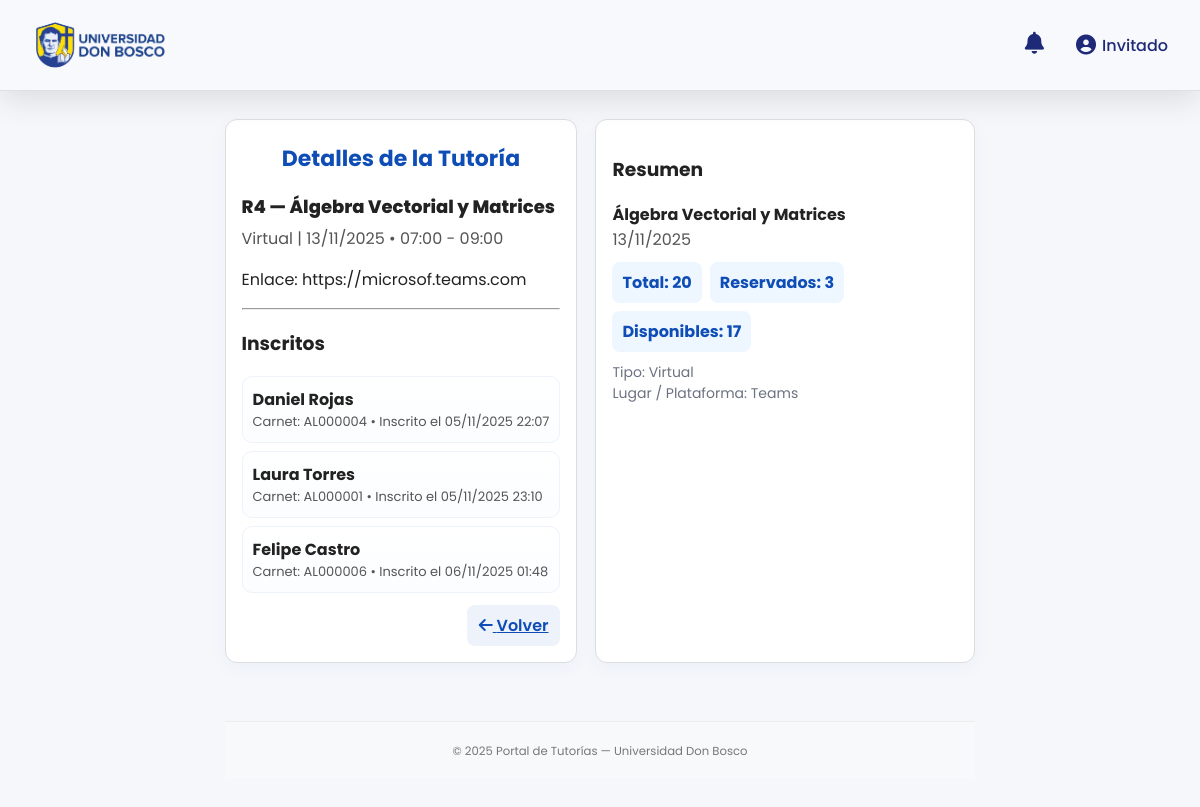
Screenshot of /Frontend/HTML/Docente/ver_tutoria.php?id=4 with the database file from the repository.
### tables this page shows
CREATE TABLE IF NOT EXISTS `tutorias` (
  `id` int NOT NULL AUTO_INCREMENT,
  `id_docente` int NOT NULL,
  `id_materia` int NOT NULL,
  `titulo` varchar(150) NOT NULL,
  `descripcion` text,
  `lugar` varchar(150) DEFAULT NULL,
  `tipo` enum('virtual','presencial') NOT NULL,
  `plataforma` varchar(100) DEFAULT NULL,
  `fecha` date NOT NULL,
  `hora_inicio` time NOT NULL,
  `hora_fin` time NOT NULL,
  `cupo_maximo` int DEFAULT '10',
  `fecha_creacion` timestamp NULL DEFAULT CURRENT_TIMESTAMP,
  PRIMARY KEY (`id`),
  KEY `id_docente` (`id_docente`),
  KEY `id_materia` (`id_materia`)
);

CREATE TABLE IF NOT EXISTS `materias` (
  `id` int NOT NULL AUTO_INCREMENT,
  `codigo` varchar(10) NOT NULL,
  `nombre` varchar(150) NOT NULL,
  PRIMARY KEY (`id`),
  UNIQUE KEY `codigo` (`codigo`)
);

CREATE TABLE IF NOT EXISTS `inscripciones` (
  `id` int NOT NULL AUTO_INCREMENT,
  `id_tutoria` int NOT NULL,
  `id_alumno` int NOT NULL,
  `comentario` text,
  `estado` enum('pendiente','confirmado','cancelado') DEFAULT 'pendiente',
  `fecha_inscripcion` timestamp NULL DEFAULT CURRENT_TIMESTAMP,
  PRIMARY KEY (`id`),
  KEY `id_tutoria` (`id_tutoria`),
  KEY `id_alumno` (`id_alumno`)
);

CREATE TABLE IF NOT EXISTS `usuarios` (
  `id` int NOT NULL AUTO_INCREMENT,
  `nombre` varchar(100) NOT NULL,
  `correo` varchar(100) NOT NULL,
  `carnet` char(8) NOT NULL,
  `contrasena` varchar(255) NOT NULL,
  `rol` enum('docente','alumno') NOT NULL,
  `estado` enum('activo','inactivo') DEFAULT 'activo',
  `fecha_registro` timestamp NULL DEFAULT CURRENT_TIMESTAMP,
  PRIMARY KEY (`id`),
  UNIQUE KEY `correo` (`correo`)
);

### Frontend/HTML/Docente/ver_tutoria.php (the view, shortened to what this page needs)
<?php
include '../../../Backend/config/conexion.php';
$id_tutoria = isset($_GET['id']) ? intval($_GET['id']) : 0;
$sql = "SELECT t.*, m.nombre AS materia_nombre, u.nombre AS docente_nombre
        FROM tutorias t
        INNER JOIN materias m ON m.id = t.id_materia
        INNER JOIN usuarios u ON u.id = t.id_docente
        WHERE t.id = ?";
$stmt = $conexion->prepare($sql);
$stmt->bind_param("i", $id_tutoria);
$stmt->execute();
$result = $stmt->get_result();
$tutoria = $result->fetch_assoc();
$sql2 = "SELECT i.*, a.nombre AS alumno_nombre, a.carnet
         FROM inscripciones i
         INNER JOIN usuarios a ON a.id = i.id_alumno
         WHERE i.id_tutoria = ?";
$stmt2 = $conexion->prepare($sql2);
$stmt2->bind_param("i", $id_tutoria);
$stmt2->execute();
$inscritos = $stmt2->get_result()->fetch_all(MYSQLI_ASSOC);
$total = $tutoria['cupo_maximo'];
$reservados = count($inscritos);
$disponibles = max(0, $total - $reservados);
?>
<!DOCTYPE html>
<html lang="es">
<head>
  <link rel="stylesheet" href="../../CSS/style.css">
  <link rel="stylesheet" href="https://cdnjs.cloudflare.com/ajax/libs/font-awesome/6.4.0/css/all.min.css">
</head>
<body>
  <?php include(__DIR__ . "/../includes/header.php"); ?>
  <main class="container">
    <section class="card">
      <h2 class="title">Detalles de la Tutoría</h2>
      <div class="tutoria-header">
        <div style="font-weight:800;font-size:18px">
          <?= htmlspecialchars($tutoria['titulo']) ?> — <?= htmlspecialchars($tutoria['materia_nombre']) ?>
        </div>
        <div style="color:#555">
          <?= htmlspecialchars($tutoria['tipo'] === 'virtual' ? 'Virtual' : 'Presencial') ?> |
          <?= date('d/m/Y', strtotime($tutoria['fecha'])) ?> •
          <?= substr($tutoria['hora_inicio'], 0, 5) ?> - <?= substr($tutoria['hora_fin'], 0, 5) ?>
        </div>
      </div>
      <p><?= nl2br(htmlspecialchars($tutoria['descripcion'])) ?></p>
      <hr style="margin:14px 0">
      <h3>Inscritos</h3>
      <div class="inscrito-list">
        <?php if (empty($inscritos)): ?>
          <div class="empty">No hay inscritos aún.</div>
        <?php else: ?>
          <?php foreach ($inscritos as $i): ?>
            <div class="inscrito">
              <div class="left">
                <div class="name"><?= htmlspecialchars($i['alumno_nombre']) ?></div>
                <div class="meta">
                  Carnet: <?= htmlspecialchars($i['carnet']) ?> • Inscrito el <?= date('d/m/Y H:i', strtotime($i['fecha_inscripcion'])) ?>
                </div>
              </div>
            </div>
          <?php endforeach; ?>
        <?php endif; ?>
      </div>
      <div style="margin-top:12px;display:flex;justify-content:flex-end">
        <a href="mis_tutorias.php" class="btn btn-ghost"><i class="fas fa-arrow-left"></i> Volver</a>
      </div>
    </section>
    <aside class="card">
      <h3>Resumen</h3>
      <div style="font-weight:700"><?= htmlspecialchars($tutoria['materia_nombre']) ?></div>
      <div style="color:#555"><?= date('d/m/Y', strtotime($tutoria['fecha'])) ?></div>
      <div class="stats" style="margin-top:10px">
        <div class="stat">Total: <?= $total ?></div>
        <div class="stat">Reservados: <?= $reservados ?></div>
        <div class="stat">Disponibles: <?= $disponibles ?></div>
      </div>
      <div style="margin-top:10px;color:#6b7280;font-size:14px">
        Tipo: <?= htmlspecialchars(ucfirst($tutoria['tipo'])) ?><br>
        Lugar / Plataforma: <?= htmlspecialchars($tutoria['lugar'] ?: $tutoria['plataforma'] ?: '—') ?>
      </div>
    </aside>
    <?php include(__DIR__ . "/../includes/footer.php"); ?>
  </main>
</body>
</html>

### Frontend/CSS/style.css (style rules this page uses)
body { font-family: 'Poppins', sans-serif; background-color: #ffffff; margin: 0; display: flex; flex-direction: column; min-height: 100vh; }
body { margin: 0; font-family: 'Poppins', sans-serif; background-color: #f5f6fa; color: #1e2a78; }
.card { background-color: #fff; border: 1px solid #ddd; border-radius: 15px; padding: 20px; box-shadow: 0 10px 30px rgba(0, 0, 0, 0.05); }

### Frontend/HTML/Docente/ver_tutoria.php (style rules this page uses)
:root { --bg:#f5f7fb;--card:#fff;--accent:#0f4db6;--muted:#6b6b6b }
* { box-sizing:border-box;font-family:'Poppins',sans-serif }
body { margin:0;background:var(--bg);color:#222 }
.container { max-width:820px;margin:28px auto;display:grid;grid-template-columns:1fr 380px;gap:18px;padding:0 12px }
.card { background:var(--card);border-radius:12px;box-shadow:0 6px 18px rgba(15,77,182,0.04);padding:16px }
h2.title { color:var(--accent);text-align:center;margin:6px 0 18px;font-size:22px }
.tutoria-header { display:flex;flex-direction:column;gap:6px;margin-bottom:12px }
.stats { display:flex;gap:8px;flex-wrap:wrap }
.stat { background:#eef6ff;padding:8px 10px;border-radius:8px;font-weight:700;color:#0f4db6 }
.inscrito-list { display:flex;flex-direction:column;gap:8px;margin-top:12px }
.inscrito { display:flex;justify-content:space-between;align-items:center;padding:10px;border-radius:10px;border:1px solid #eef2fb;background:linear-gradient(180deg,#fff,#fbfdff) }
.inscrito .left { display:flex;flex-direction:column }
.inscrito .name { font-weight:700 }
.inscrito .meta { font-size:13px;color:#555 }
.btn { border:0;padding:8px 12px;border-radius:8px;cursor:pointer;font-weight:600 }
.btn-ghost { background:#eef2fb;color:#0f4db6 }

### rows the page displays
tutorias: titulo "R4", id_materia.nombre "Álgebra Vectorial y Matrices", tipo "Virtual", fecha "13/11/2025", hora_inicio "07:00", hora_fin "09:00", descripcion "Enlace: https://microsof.teams.com", cupo_maximo "20", cupo_maximo "17", lugar "Teams"
inscripciones: usuarios.nombre "Daniel Rojas", usuarios.carnet "AL000004", fecha_inscripcion "05/11/2025 22:07"
inscripciones: usuarios.nombre "Laura Torres", usuarios.carnet "AL000001", fecha_inscripcion "05/11/2025 23:10"
inscripciones: usuarios.nombre "Felipe Castro", usuarios.carnet "AL000006", fecha_inscripcion "06/11/2025 01:48"

### other values shown
$carnet "Invitado"
$reservados "3"
